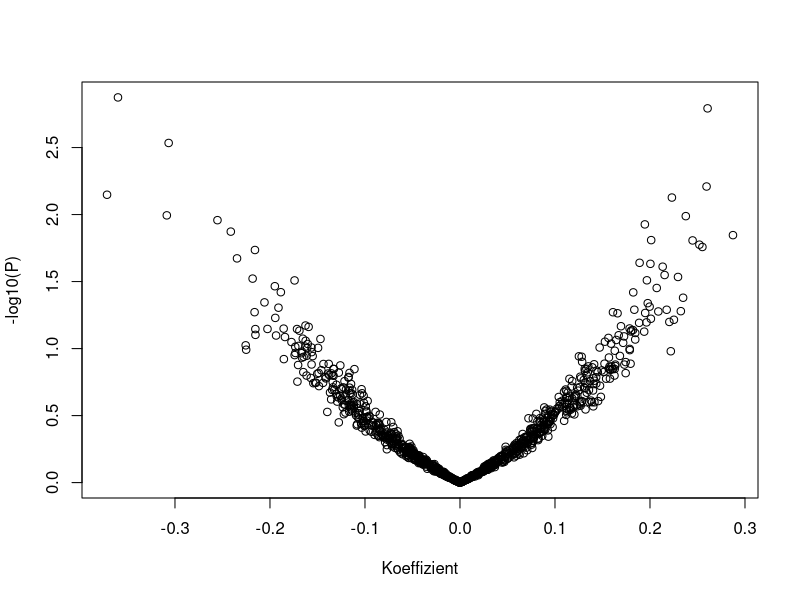

Source code (R):
### -----------------------------------------------------------------------
### Statistisches Programmieren mit R
### Musterloesungen zu Kapitel 38
### -----------------------------------------------------------------------



### -----------------------------------------------------------------------
### Beispiel 1
### -----------------------------------------------------------------------

## Ergebnisse der Simulation sammeln
res <- matrix(nrow = 1000, ncol = 3)
colnames(res) <- c("Koeff", "pval_t", "pval_f")
for (i in 1:1000) 
{
  y <- rnorm(100)
  x <- rnorm(100)
  res[i, 1:2] <- summary(lm( y~ x))$coef[2, c(1, 4)]
  tmp <- summary(lm( y~ x))$fstatistic
  res[i, 3] <- 1 - pf(tmp[1], tmp[2], tmp[3])
}

## a
plot(res[, "Koeff"], -log10(res[, "pval_t"]), xlab = "Koeffizient", ylab = "-log10(P)")

## b
mean(res[, "pval_f"] < 0.05)

## Im Fall der Einfachregression ist der p-Wert des t-Tests f?r den Koeffizienten 
## ident mit dem p-Wert aus dem Overall F-Test.
all.equal(res[, "pval_t"], res[, "pval_f"])


### -----------------------------------------------------------------------
### Beispiel 2
### -----------------------------------------------------------------------

set.seed(7)
n <- 100
x1 <- rnorm(n, mean = 10)
x2 <- 2 + .5 * x1 + rnorm(n, sd = .2)
y <- 3 + .3 * x1 + .7 * x2 + rnorm(n, sd = .5)


## a
coef(summary(lm(y ~ x1)))
coef(summary(lm(y ~ x2)))
coef(summary(lm(y ~ x1 + x2)))

## Der Schätzer für x1 in der Einfachregression y~x1 ist verzerrt, wenn eine Variable x2 existiert, 
## die sowohl mit y als auch mit x1 korreliert ist. 
## Die Verzerrung nennt man Omitted variable Bias.

## b
coef(summary(lm(y ~ x1 + x2)))
coef(summary(lm(y ~ x1 * x2)))

## Die Interpretation der Haupteffekte ändert sich, wenn eine Wechselwirkung ins Modell inkludiert wird. 
## Der Haupteffekt von x1 wird zum Effekt für x2 = 0 und umgekehrt.

## c
coef(summary(lm(y ~ x1 * x2)))
coef(summary(lm(y ~ scale(x1, scale= F) * scale(x2, scale= F))))

## Nun ändern sich die Schätzer der Haupteffekte kaum, 
## wenn die Wechselwirkung im Modell inkludiert wird.
## Vergleiche:
coef(summary(lm(y ~ scale(x1, scale= F) * scale(x2, scale= F))))


### -----------------------------------------------------------------------
### Beispiel 3
### -----------------------------------------------------------------------

## a
## i und iii (das volle Modelle)
## ii und iv (x2 ist genestet in x1)
## v und vi (das additive Modell)

## b
## Die richtige Definition lautet:
## formel <- as.formula("y ~ x1 + I(x1^2) + x2")

